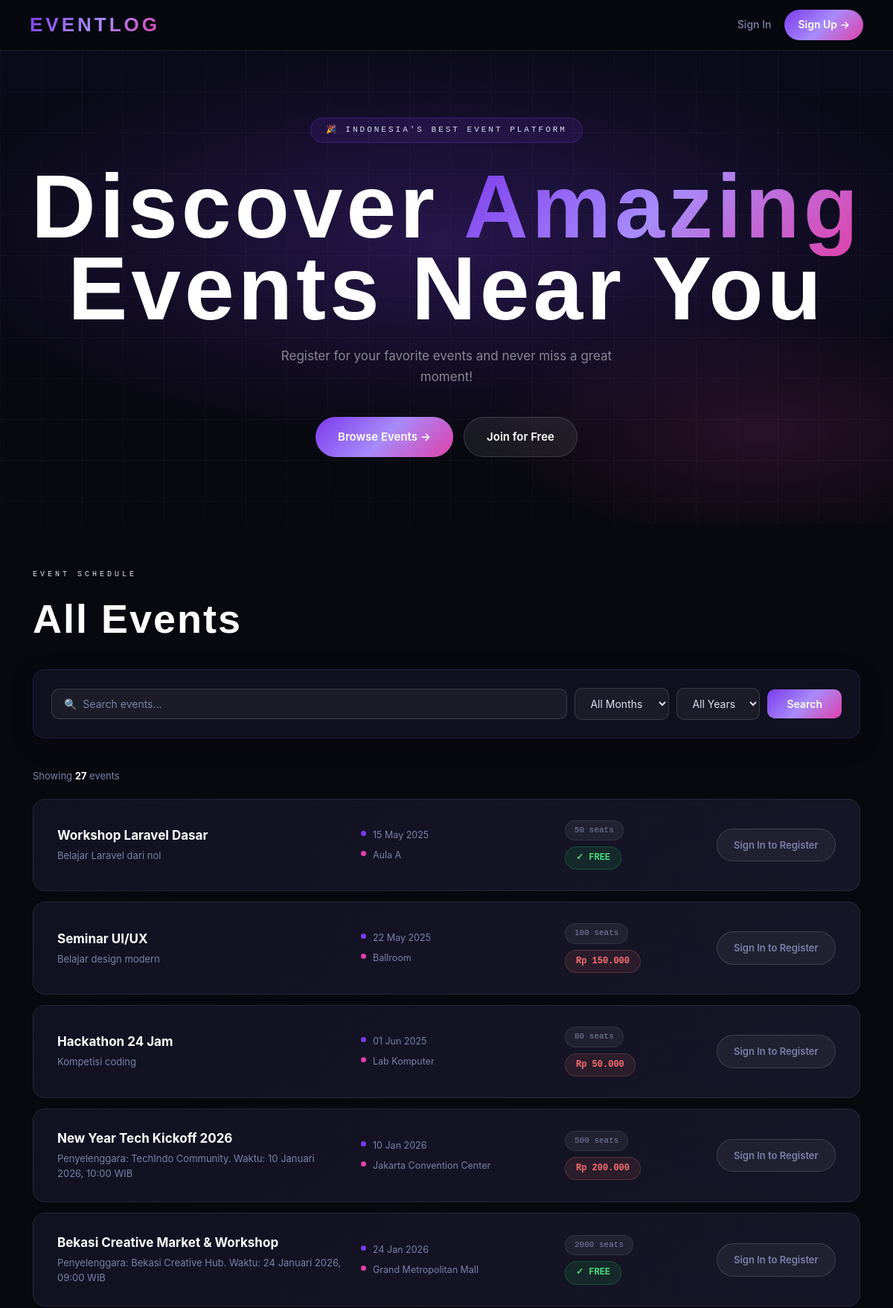
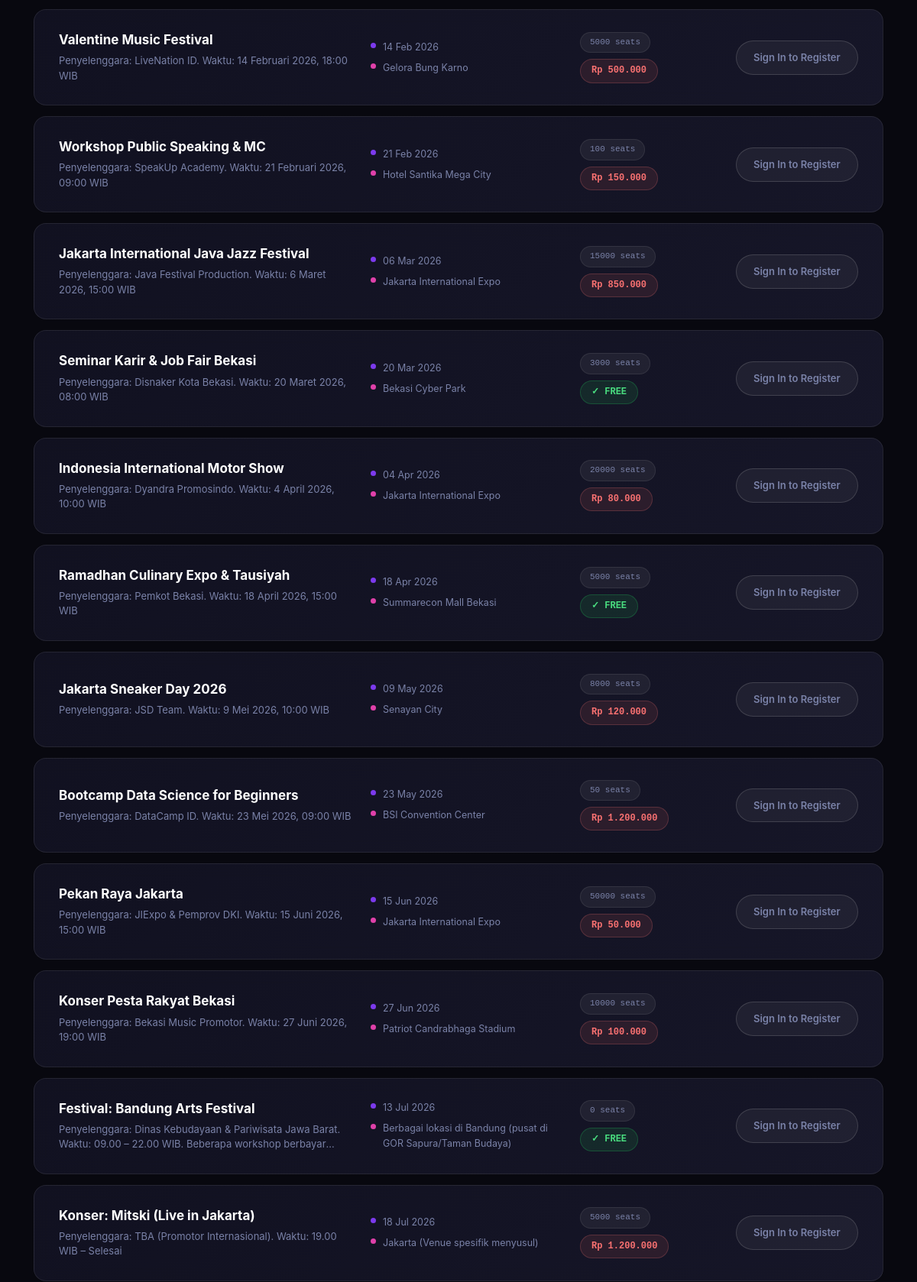
The page / (upper part) on the database its author committed (2 pictures, top to bottom).
### tables this page shows
CREATE TABLE events (
  id INT AUTO_INCREMENT PRIMARY KEY,
  nama_event VARCHAR(150) NOT NULL,
  deskripsi TEXT,
  tanggal DATE NOT NULL,
  lokasi VARCHAR(200) NOT NULL,
  kuota INT NOT NULL DEFAULT 50,
  harga INT NOT NULL DEFAULT 0,
  jenis_harga ENUM('gratis','berbayar') NOT NULL DEFAULT 'gratis',
  user_id INT NULL,
  created_at DATETIME DEFAULT CURRENT_TIMESTAMP,
  FOREIGN KEY (user_id) REFERENCES users(id) ON DELETE SET NULL
);

### index.php (the view, shortened to what this page needs)
<?php
require_once 'koneksi.php';
$search         = isset($_GET['search']) ? trim($_GET['search']) : '';
$where  = ["nama_event LIKE ?"];
$types  = 's';
$params = ["%{$search}%"];
$query = "SELECT * FROM events WHERE " . implode(' AND ', $where) . " ORDER BY tanggal ASC";
$stmt  = mysqli_prepare($conn, $query);
mysqli_stmt_bind_param($stmt, $types, ...$params);
mysqli_stmt_execute($stmt);
$result = mysqli_stmt_get_result($stmt);
$title_parts = [];
$page_title = count($title_parts) ? implode(" ", $title_parts) . " Events" : "All Events";
?>
<!DOCTYPE html>
<html lang="en">
<head>
<link rel="stylesheet" href="style/style.css">
</head>
<body>
<nav class="navbar">
  <a href="index.php" class="logo">EVENTLOG</a>
  <div class="nav-links">
    <?php if(isset($_SESSION['user_id'])): ?>
      <a href="#">Hello, <?=htmlspecialchars($_SESSION['nama']??'User')?> 👋</a>
      <a href="registrasi_saya.php">My Registrations</a>
      <?php if(($_SESSION['role']??'')==='admin'): ?>
        <a href="events/dashboard.php" style="color: #fbbf24; font-weight: bold;" >Admin Panel</a>
      <?php endif; ?>
      <a href="auth/logout.php" class="nav-cta">Logout</a>
    <?php else: ?>
      <a href="auth/login.php">Sign In</a>
      <a href="auth/register.php" class="nav-cta">Sign Up →</a>
    <?php endif; ?>
  </div>
</nav>
<div class="hero">
  <div class="hero-bg"></div>
  <div class="hero-grid"></div>
  <div class="hero-content">
    <div class="hero-pill">🎉 Indonesia's Best Event Platform</div>
    <h1>Discover <em>Amazing</em><br>Events Near You</h1>
    <p>Register for your favorite events and never miss a great moment!</p>
    <div class="hero-actions">
      <a href="#events" class="hero-btn hero-btn-primary">Browse Events →</a>
      <?php if(!isset($_SESSION['user_id'])): ?>
        <a href="auth/register.php" class="hero-btn hero-btn-ghost">Join for Free</a>
      <?php endif; ?>
    </div>
  </div>
</div>
<div class="container" id="events">
  <div class="sec-label">EVENT SCHEDULE</div>
  <div style="display:flex;justify-content:space-between;align-items:flex-end;margin-bottom:24px;flex-wrap:wrap;gap:16px;">
    <h2 class="sec-title" style="margin-bottom:0;"><?=$page_title?></h2>
  </div>
  <div class="filter-box">
    <form method="GET" action="index.php" class="filter-form">
      <input type="text" name="search" placeholder="🔍  Search events..." value="<?=htmlspecialchars($search)?>">
      <select name="bulan">
        <option value="0">All Months</option>
      </select>
      <select name="tahun">
        <option value="0">All Years</option>
      </select>
      <button type="submit">Search</button>
    </form>
  </div>
  <?php $total = mysqli_num_rows($result); ?>
  <?php if($total == 0): ?>
    <div class="empty-state">
      <div style="font-size:52px;margin-bottom:16px;">🔍</div>
      <p>No events found. Try adjusting your filters!</p>
      <a href="index.php" style="display:inline-block;margin-top:20px;color:var(--purple-light);text-decoration:none;font-size:14px">← Reset all filters</a>
    </div>
  <?php else: ?>
    <p style="color:var(--muted);font-size:13px;margin-bottom:20px;">Showing <strong style="color:var(--white)"><?=$total?></strong> event<?=$total>1?'s':''?></p>
    <div class="event-list">
      <?php $d=0; while($ev=mysqli_fetch_assoc($result)): ?>
        <div class="event-row" style="animation-delay:<?=$d?>ms">
          <div class="event-row-info">
            <h3><?=htmlspecialchars($ev['nama_event'])?></h3>
            <p><?=htmlspecialchars($ev['deskripsi'])?></p>
          </div>
          <div class="event-meta">
            <div class="event-meta-item"><span class="meta-dot"></span><?=date('d M Y',strtotime($ev['tanggal']))?></div>
            <div class="event-meta-item"><span class="meta-dot pink"></span><?=htmlspecialchars($ev['lokasi'])?></div>
          </div>
          <div class="event-badges">
            <span class="badge-kuota"><?=$ev['kuota']?> seats</span>
            <?php if($ev['jenis_harga']==='berbayar'): ?>
              <span class="badge-price badge-paid">Rp <?=number_format($ev['harga'],0,',','.')?></span>
            <?php else: ?>
              <span class="badge-price badge-free">✓ FREE</span>
            <?php endif; ?>
          </div>
          <?php if(isset($_SESSION['user_id'])): ?>
            <?php if($ev['jenis_harga']==='berbayar'): ?>
              <button class="btn-ticket" onclick="openPaymentModal('<?=addslashes(htmlspecialchars($ev['nama_event']))?>',<?=$ev['harga']?>,<?=$ev['id']?>)">Get Ticket →</button>
            <?php else: ?>
              <a href="registrasi/daftar_event.php?event_id=<?=$ev['id']?>" class="btn-ticket">Register Free →</a>
            <?php endif; ?>
          <?php else: ?>
            <a href="auth/login.php" class="btn-ticket-ghost">Sign In to Register</a>
          <?php endif; ?>
        </div>
      <?php $d+=60; endwhile; ?>
    </div>
  <?php endif; ?>
</div>
</body>
</html>

### rows shown on the page
events: nama_event "Workshop Laravel Dasar", deskripsi "Belajar Laravel dari nol", tanggal "15 May 2025", lokasi "Aula A", kuota "50", jenis_harga "✓ FREE"
events: nama_event "Seminar UI/UX", deskripsi "Belajar design modern", tanggal "22 May 2025", lokasi "Ballroom", kuota "100", harga "150.000"
events: nama_event "Hackathon 24 Jam", deskripsi "Kompetisi coding", tanggal "01 Jun 2025", lokasi "Lab Komputer", kuota "80", harga "50.000"
events: nama_event "New Year Tech Kickoff 2026", deskripsi "Penyelenggara: TechIndo Community. Waktu: 10 Januari 2026, 10:00 WIB", tanggal "10 Jan 2026", lokasi "Jakarta Convention Center", kuota "500", harga "200.000"
events: nama_event "Bekasi Creative Market & Workshop", deskripsi "Penyelenggara: Bekasi Creative Hub. Waktu: 24 Januari 2026, 09:00 WIB", tanggal "24 Jan 2026", lokasi "Grand Metropolitan Mall", kuota "2000", jenis_harga "✓ FREE"
events: nama_event "Valentine Music Festival", deskripsi "Penyelenggara: LiveNation ID. Waktu: 14 Februari 2026, 18:00 WIB", tanggal "14 Feb 2026", lokasi "Gelora Bung Karno", kuota "5000", harga "500.000"
events: nama_event "Workshop Public Speaking & MC", deskripsi "Penyelenggara: SpeakUp Academy. Waktu: 21 Februari 2026, 09:00 WIB", tanggal "21 Feb 2026", lokasi "Hotel Santika Mega City", kuota "100", harga "150.000"
events: nama_event "Jakarta International Java Jazz Festival", deskripsi "Penyelenggara: Java Festival Production. Waktu: 6 Maret 2026, 15:00 WIB", tanggal "06 Mar 2026", lokasi "Jakarta International Expo", kuota "15000", harga "850.000"
events: nama_event "Seminar Karir & Job Fair Bekasi", deskripsi "Penyelenggara: Disnaker Kota Bekasi. Waktu: 20 Maret 2026, 08:00 WIB", tanggal "20 Mar 2026", lokasi "Bekasi Cyber Park", kuota "3000", jenis_harga "✓ FREE"
events: nama_event "Indonesia International Motor Show", deskripsi "Penyelenggara: Dyandra Promosindo. Waktu: 4 April 2026, 10:00 WIB", tanggal "04 Apr 2026", lokasi "Jakarta International Expo", kuota "20000", harga "80.000"
events: nama_event "Ramadhan Culinary Expo & Tausiyah", deskripsi "Penyelenggara: Pemkot Bekasi. Waktu: 18 April 2026, 15:00 WIB", tanggal "18 Apr 2026", lokasi "Summarecon Mall Bekasi", kuota "5000", jenis_harga "✓ FREE"
events: nama_event "Jakarta Sneaker Day 2026", deskripsi "Penyelenggara: JSD Team. Waktu: 9 Mei 2026, 10:00 WIB", tanggal "09 May 2026", lokasi "Senayan City", kuota "8000", harga "120.000"
events: nama_event "Bootcamp Data Science for Beginners", deskripsi "Penyelenggara: DataCamp ID. Waktu: 23 Mei 2026, 09:00 WIB", tanggal "23 May 2026", lokasi "BSI Convention Center", kuota "50", harga "1.200.000"
events: nama_event "Pekan Raya Jakarta", deskripsi "Penyelenggara: JIExpo & Pemprov DKI. Waktu: 15 Juni 2026, 15:00 WIB", tanggal "15 Jun 2026", lokasi "Jakarta International Expo", kuota "50000", harga "50.000"
events: nama_event "Konser Pesta Rakyat Bekasi", deskripsi "Penyelenggara: Bekasi Music Promotor. Waktu: 27 Juni 2026, 19:00 WIB", tanggal "27 Jun 2026", lokasi "Patriot Candrabhaga Stadium", kuota "10000", harga "100.000"
events: nama_event "Festival: Bandung Arts Festival", deskripsi "Penyelenggara: Dinas Kebudayaan & Pariwisata Jawa Barat. Waktu: 09.00 – 22.00 WIB. Beberapa workshop…", tanggal "13 Jul 2026", lokasi "Berbagai lokasi di Bandung (pusat di GOR Sapura/Taman Budaya)", kuota "0", jenis_harga "✓ FREE"
events: nama_event "Konser: Mitski (Live in Jakarta)", deskripsi "Penyelenggara: TBA (Promotor Internasional). Waktu: 19.00 WIB – Selesai", tanggal "18 Jul 2026", lokasi "Jakarta (Venue spesifik menyusul)", kuota "5000", harga "1.200.000"

### other values the page prints
$page_title "All Events"
$total "27"
